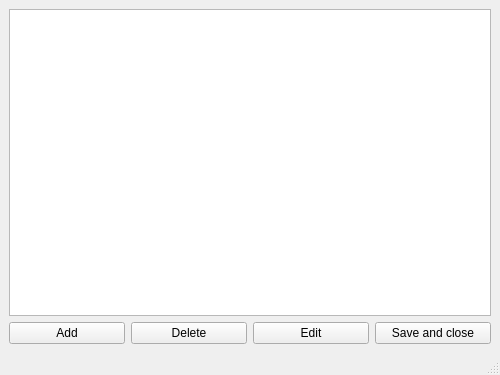
<?xml version="1.0" encoding="UTF-8"?>
<ui version="4.0">
 <class>Manager</class>
 <widget class="QMainWindow" name="Manager">
  <property name="geometry">
   <rect>
    <x>0</x>
    <y>0</y>
    <width>500</width>
    <height>375</height>
   </rect>
  </property>
  <property name="minimumSize">
   <size>
    <width>500</width>
    <height>375</height>
   </size>
  </property>
  <property name="maximumSize">
   <size>
    <width>600</width>
    <height>450</height>
   </size>
  </property>
  <property name="windowTitle">
   <string>Manager</string>
  </property>
  <widget class="QWidget" name="centralwidget">
   <layout class="QVBoxLayout" name="verticalLayout">
    <item>
     <widget class="QTableWidget" name="cards_table"/>
    </item>
    <item>
     <layout class="QHBoxLayout" name="horizontalLayout">
      <item>
       <widget class="QPushButton" name="add_button">
        <property name="text">
         <string>Add</string>
        </property>
       </widget>
      </item>
      <item>
       <widget class="QPushButton" name="delete_button">
        <property name="text">
         <string>Delete</string>
        </property>
       </widget>
      </item>
      <item>
       <widget class="QPushButton" name="edit_button">
        <property name="text">
         <string>Edit</string>
        </property>
       </widget>
      </item>
      <item>
       <widget class="QPushButton" name="close_button">
        <property name="text">
         <string>Save and close</string>
        </property>
       </widget>
      </item>
     </layout>
    </item>
   </layout>
  </widget>
  <widget class="QMenuBar" name="menubar">
   <property name="geometry">
    <rect>
     <x>0</x>
     <y>0</y>
     <width>500</width>
     <height>17</height>
    </rect>
   </property>
  </widget>
  <widget class="QStatusBar" name="statusbar"/>
 </widget>
 <resources/>
 <connections/>
</ui>
